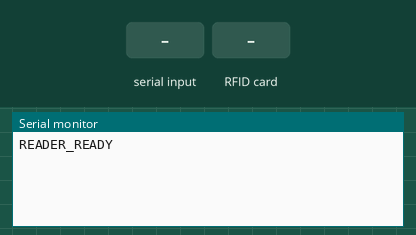
Simulated run of this sketch. Board: Arduino Uno, built with avr-gcc and run on an emulated ATmega328P. On the bench: the last lines printed to the serial monitor. Inputs (shaded band) come from the test bench.

Above: at 1.2 s.
1.3 s: "START_PAYMENT\n" received over Serial
At 2.5 s:
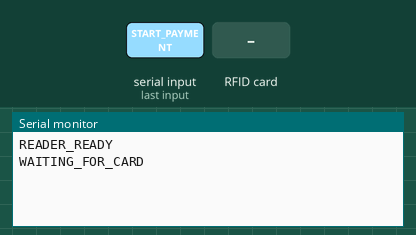
2.8 s: RFID card DE AD BE EF held to the reader
At 3.7 s:
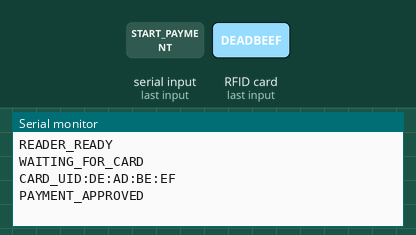
4.3 s: "CANCEL_PAYMENT\n" received over Serial
At 5.0 s:
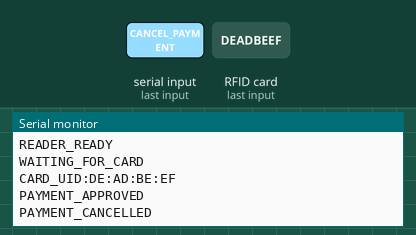

Measured:
- after the input at 1.3 s, the serial monitor: prints a new line at once (image 1)
- after the input at 2.8 s, the serial monitor: prints a new line at once (image 2)
- after the input at 4.3 s, the serial monitor: prints a new line at once (image 3)

The sketch:

rc522_payment.ino
```cpp
/*
  Демонстрационный модуль оплаты: Arduino Uno/Nano + RFID RC522.

  Протокол обмена с сайтом по Serial (9600 бод):
  сайт -> START_PAYMENT
  Arduino -> PAYMENT_APPROVED или PAYMENT_DECLINED

  ВАЖНО: RC522 не является банковским платёжным терминалом.
  Этот скетч подходит для учебного прототипа с RFID-картами/метками.
*/

#include <SPI.h>
#include <MFRC522.h>

#define SS_PIN 10
#define RST_PIN 9

MFRC522 rfid(SS_PIN, RST_PIN);
bool paymentRequested = false;

// true: для демонстрации принимается любая RFID-карта.
// false: принимаются только UID из списка AUTHORIZED_UIDS.
const bool APPROVE_ANY_CARD = true;

// Замените DE AD BE EF на UID своей тестовой карты.
const byte AUTHORIZED_UIDS[][4] = {
  {0xDE, 0xAD, 0xBE, 0xEF}
};

const byte AUTHORIZED_UID_COUNT = sizeof(AUTHORIZED_UIDS) / sizeof(AUTHORIZED_UIDS[0]);

bool uidIsAuthorized() {
  if (APPROVE_ANY_CARD) return true;
  if (rfid.uid.size != 4) return false;

  for (byte cardIndex = 0; cardIndex < AUTHORIZED_UID_COUNT; cardIndex++) {
    bool matches = true;
    for (byte uidIndex = 0; uidIndex < 4; uidIndex++) {
      if (rfid.uid.uidByte[uidIndex] != AUTHORIZED_UIDS[cardIndex][uidIndex]) {
        matches = false;
        break;
      }
    }
    if (matches) return true;
  }
  return false;
}

void setup() {
  Serial.begin(9600);
  SPI.begin();
  rfid.PCD_Init();
  Serial.println("READER_READY");
}

void loop() {
  if (Serial.available() > 0) {
    String command = Serial.readStringUntil('\n');
    command.trim();

    if (command == "START_PAYMENT") {
      paymentRequested = true;
      Serial.println("WAITING_FOR_CARD");
    } else if (command == "CANCEL_PAYMENT") {
      paymentRequested = false;
      Serial.println("PAYMENT_CANCELLED");
    }
  }

  if (!paymentRequested) return;
  if (!rfid.PICC_IsNewCardPresent()) return;
  if (!rfid.PICC_ReadCardSerial()) return;

  Serial.print("CARD_UID:");
  for (byte i = 0; i < rfid.uid.size; i++) {
    if (rfid.uid.uidByte[i] < 0x10) Serial.print("0");
    Serial.print(rfid.uid.uidByte[i], HEX);
    if (i + 1 < rfid.uid.size) Serial.print(":");
  }
  Serial.println();

  if (uidIsAuthorized()) {
    Serial.println("PAYMENT_APPROVED");
  } else {
    Serial.println("PAYMENT_DECLINED");
  }

  paymentRequested = false;
  rfid.PICC_HaltA();
  rfid.PCD_StopCrypto1();
  delay(600);
}
```
